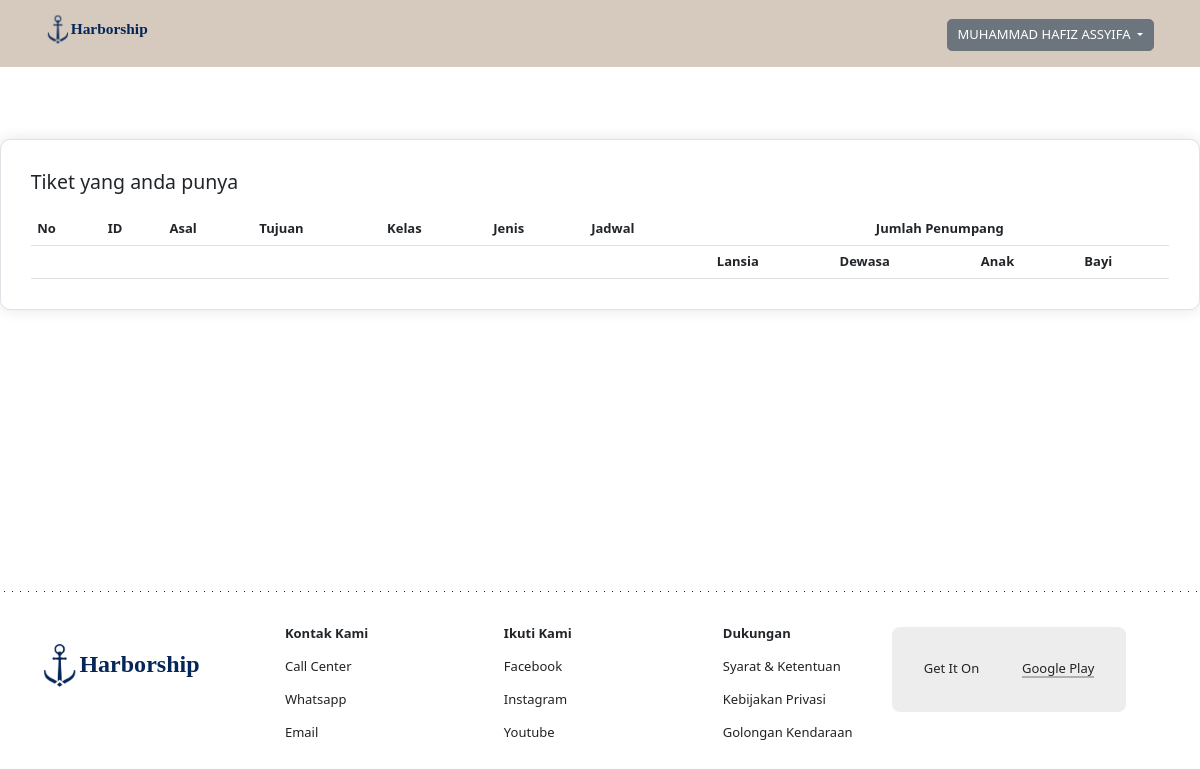
/?page=profile (signed in), run on an earlier commit of the app's database.
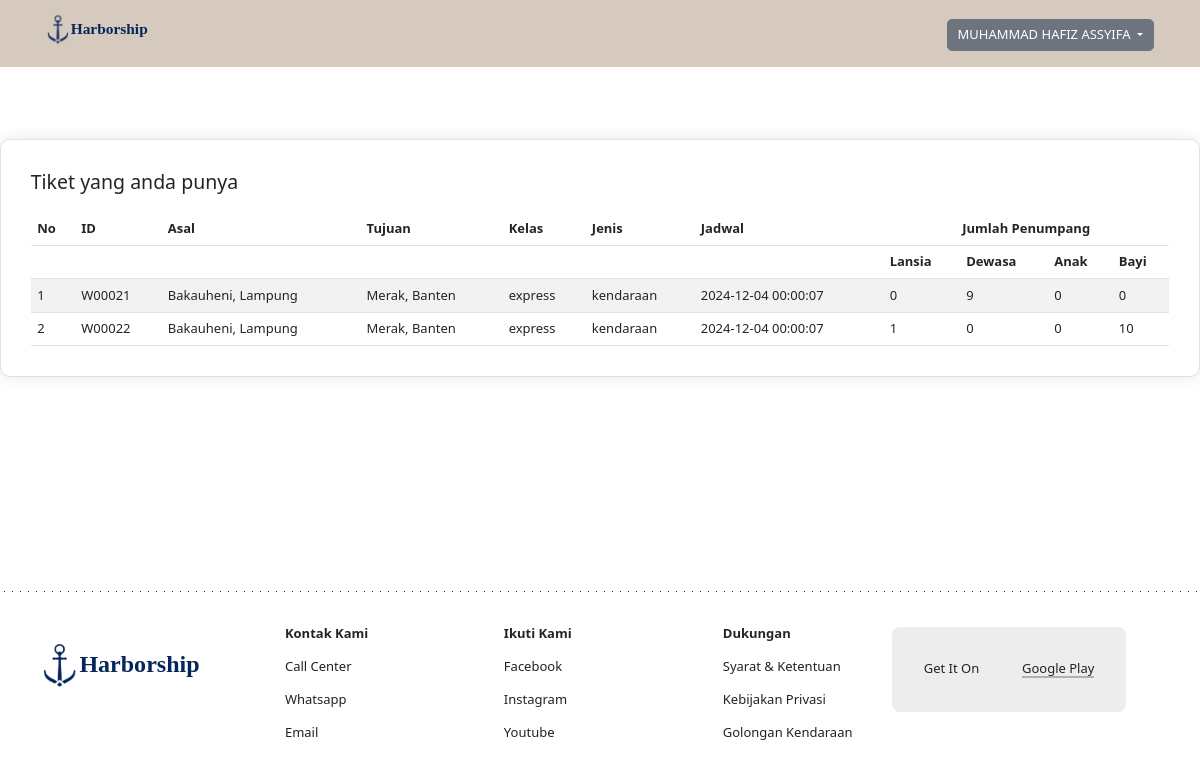
And on a later commit of the database.
### tables this page shows
CREATE TABLE `penumpang` (
  `id_penumpang` int(11) NOT NULL,
  `id_tiket` int(11) DEFAULT NULL,
  `id_user` int(11) DEFAULT NULL,
  `id_golongan_kendaraan` int(11) DEFAULT NULL,
  `lansia` int(11) DEFAULT NULL,
  `dewasa` int(11) DEFAULT NULL,
  `anak` int(11) DEFAULT NULL,
  `bayi` int(11) DEFAULT NULL
);

CREATE TABLE `tiket` (
  `id_tiket` int(11) NOT NULL,
  `id_rute` int(11) DEFAULT NULL,
  `kelas` enum('reguler','express') DEFAULT NULL,
  `jenis_jasa` enum('pejalan_kaki','kendaraan') DEFAULT NULL,
  `tanggal` date DEFAULT NULL,
  `jam` time DEFAULT NULL,
  `harga` int(11) DEFAULT NULL
);

CREATE TABLE `rute` (
  `id_rute` int(11) NOT NULL,
  `pelabuhan_asal` varchar(255) DEFAULT NULL,
  `pelabuhan_tujuan` varchar(255) DEFAULT NULL,
  `status` tinyint(1) DEFAULT NULL,
  `harga` int(11) DEFAULT NULL
);

### actions/koneksi.php (called while the page is built, shortened)
<?php
$conn = mysqli_connect("localhost", "root", "", "harborship");
function query($statement)
{
    global $conn;
    return mysqli_query($conn, $statement);
}
function fetch($statement)
{
    return mysqli_fetch_array($statement);
}
function myData($statement)
{
    return $_SESSION['harborship'][$statement];
}

### profile.php (the view)
<main class="container py-4" style=" min-width: 1200px; max-width: 1200px;">
    <div class="search-container" style="padding-left: 20px; padding-right: 20px; padding-top: 10px; padding-bottom: 10px;">
        <h4 class="mb-4">Tiket yang anda punya</h4>
        <div class="table-container">
            <table class="table table-striped mb-0">
                <thead>
                    <tr>
                        <th scope="col" rowspan="1">No</th>
                        <th scope="col" rowspan="1">ID</th>
                        <th scope="col" rowspan="1">Asal</th>
                        <th scope="col" rowspan="1">Tujuan</th>
                        <th scope="col" rowspan="1">Kelas</th>
                        <th scope="col" rowspan="1">Jenis</th>
                        <th scope="col" rowspan="1">Jadwal</th>
                        <th scope="col" colspan="4" class="text-center">Jumlah Penumpang</th>
                    </tr>
                    <tr>
                        <th></th>
                        <th></th>
                        <th></th>
                        <th></th>
                        <th></th>
                        <th></th>
                        <th></th>
                        <th scope="col">Lansia</th>
                        <th scope="col">Dewasa</th>
                        <th scope="col">Anak</th>
                        <th scope="col">Bayi</th>
                    </tr>
                </thead>
                <tbody>
                    <?php
                    $no = 1;
                    $query = query("SELECT * FROM penumpang INNER JOIN tiket ON penumpang.id_tiket=tiket.id_tiket INNER JOIN rute ON tiket.id_rute=rute.id_rute WHERE id_user='" . mydata('id_user') . "'");
                    while ($data = fetch($query)) {
                    ?>
                        <tr>
                            <td><?= $no ?></td>
                            <td>W000<?= $data['id_tiket'] . $no++ ?></td>
                            <td><?= $data['pelabuhan_asal'] ?></td>
                            <td><?= $data['pelabuhan_tujuan'] ?></td>
                            <td><?= $data['kelas'] ?></td>
                            <td><?= $data['jenis_jasa'] ?></td>
                            <td><?= $data['tanggal'] ?> <?= $data['jam'] ?></td>
                            <td><?= $data['lansia'] ?></td>
                            <td><?= $data['dewasa'] ?></td>
                            <td><?= $data['anak'] ?></td>
                            <td><?= $data['bayi'] ?></td>
                        </tr>
                    <?php
                    }
                    ?>
                </tbody>
            </table>
        </div>
    </div>
</main>

### index.php (shortened to what this page needs)
<?php
require './actions/koneksi.php';
$page = empty($_GET['page']) ? "cari" : $_GET['page'];
?>
<!DOCTYPE html>
<html lang="en">
<head>
    <link rel="stylesheet" href="./assets/css/syarat/syarat.css" />
    <link rel="stylesheet" href="./assets/css/port.css" />
    <link rel="stylesheet" href="./assets/css/syarat/syarat.css" />
    <link href="https://cdn.jsdelivr.net/npm/bootstrap@5.3.0/dist/css/bootstrap.min.css" rel="stylesheet">
    <link href="https://cdn.jsdelivr.net/npm/bootstrap-icons/font/bootstrap-icons.css" rel="stylesheet">
    <link rel="stylesheet" type="text/css" href="https://common.olemiss.edu/_js/sweet-alert/sweet-alert.css">
</head>
<body class="has-header-above has-content-header">
    <div class="wrapper">
        <header id="header" data-controller="search" data-search-url-value="tv_search_inspiration"
            data-search-selected-type-value="inspiration">
            <div class="inner">
                <div class="c-header-main">
                    <div class="header-main" data-search-target="headerMain">
                        <div class="header-main__container" style="justify-content: space-between; ">
                            <a href="./index.php" class="header-main__logo" aria-label="Awwwards"
                                style="width: 10%; height: 10%; margin-top: -50px;">
                                <img src="./assets/img/ProyekBaru.svg" alt="logo">
                            </a>
                            <div class="header-main__right text-end">
                                <div class="header-main__user">
                                    <div class="dropdown">
                                        <span class="btn btn-secondary dropdown-toggle" href="#" role="button" id="dropdownMenuLink" data-bs-toggle="dropdown" aria-expanded="false">
                                            <?= myData('nama_lengkap') ?>
                                        </span>
                                    </div>
                                </div>
                            </div>
                        </div>
                    </div>
                </div>
            </div>
        </header>
        <section id="content" style="padding-bottom: -20%;">
            <div class="anchor-section" id="sotd">
            </div>
            <?php
            if (empty($_GET['page'])) {
                include 'cari.php';
            } else {
                include $page . ".php";
            }
            ?>
        </section>
        <footer id="footer">
            <div class="footer__bottom" style="margin-bottom: -0px; margin-top: 5%;">
            </div>
            <div class="inner">
                <div class="footer__top">
                    <div class="footer__wrapper">
                        <div class="footer__grid">
                            <a href="./homepage.html" class="footer__logo footer__logo--small">
                                <img src="./assets/img/ProyekBaru.svg" alt="hi" style="width: 90%; height: 90%;">
                            </a>
                            <ul class="footer__menu">
                                <li><span>Kontak Kami</span></li>
                                <li><a style="font-weight: lighter;" href="tel:(021) 191" target="_blank">Call Center</a></li>
                                <li><a style="font-weight: lighter;" href="https://wa.me/+6282181512200" target="_blank">Whatsapp</a></li>
                                <li><a style="font-weight: lighter;" href="mailto:cs@harborship.co.id">Email</a></li>
                            </ul>
                            <ul class="footer__menu">
                                <li><span>Ikuti Kami</span></li>
                                <li><a style="font-weight: lighter;" href="https://www.facebook.com/himatro.unila?mibextid=ZbWKwL"
                                        target="_blank">Facebook</a></li>
                                <li><a style="font-weight: lighter;"
                                        href="https://www.instagram.com/hafizxymphony/profilecard/?igsh=NnhjbHJxc204cDc5"
                                        target="_blank">Instagram</a>
                                </li>
                                <li><a style="font-weight: lighter;" href="https://www.youtube.com/@HimatroTV" target="_blank">Youtube</a>
                                </li>
                            </ul>
                            <ul class="footer__menu">
                                <li><span rel="nofollow">Dukungan</span></li>
                                <li><a style="font-weight: lighter;" href="?page=syarat" target="_blank">Syarat & Ketentuan</a></li>
                                <li><a style="font-weight: lighter;" href="?page=syarat" target="_blank">Kebijakan
                                        Privasi</a></li>
                                <li><a style="font-weight: lighter;" href="?page=golkendaraan" target="_blank">Golongan Kendaraan</a></li>
                            </ul>
                        </div>
                        <div class="box-featured" style="margin-right: 3%;">
                            <div class="box-featured__content">
                                Get It On
                                <svg class="ico-svg box-featured__m" viewbox="0 0 20 20" width="20">
                                    </use>
                                </svg>
                                <strong><a href="https://play.google.com/store/apps/details?id=com.tencent.ig"
                                        class="link-underlined">Google Play</a></strong>
                            </div>
                        </div>
                    </div>
                </div>
            </div>
        </footer>
</body>
</html>

What changed in the data, as far as the page shows it:
added penumpang: id_tiket.id_tiket "2", rute.pelabuhan_asal "Bakauheni, Lampung", rute.pelabuhan_tujuan "Merak, Banten", id_tiket.kelas "express", id_tiket.jenis_jasa "kendaraan", id_tiket.tanggal "2024-12-04", id_tiket.jam "00:00:07", lansia "0", dewasa "9", anak "0", bayi "0"
added penumpang: id_tiket.id_tiket "2", rute.pelabuhan_asal "Bakauheni, Lampung", rute.pelabuhan_tujuan "Merak, Banten", id_tiket.kelas "express", id_tiket.jenis_jasa "kendaraan", id_tiket.tanggal "2024-12-04", id_tiket.jam "00:00:07", lansia "1", dewasa "0", anak "0", bayi "10"
